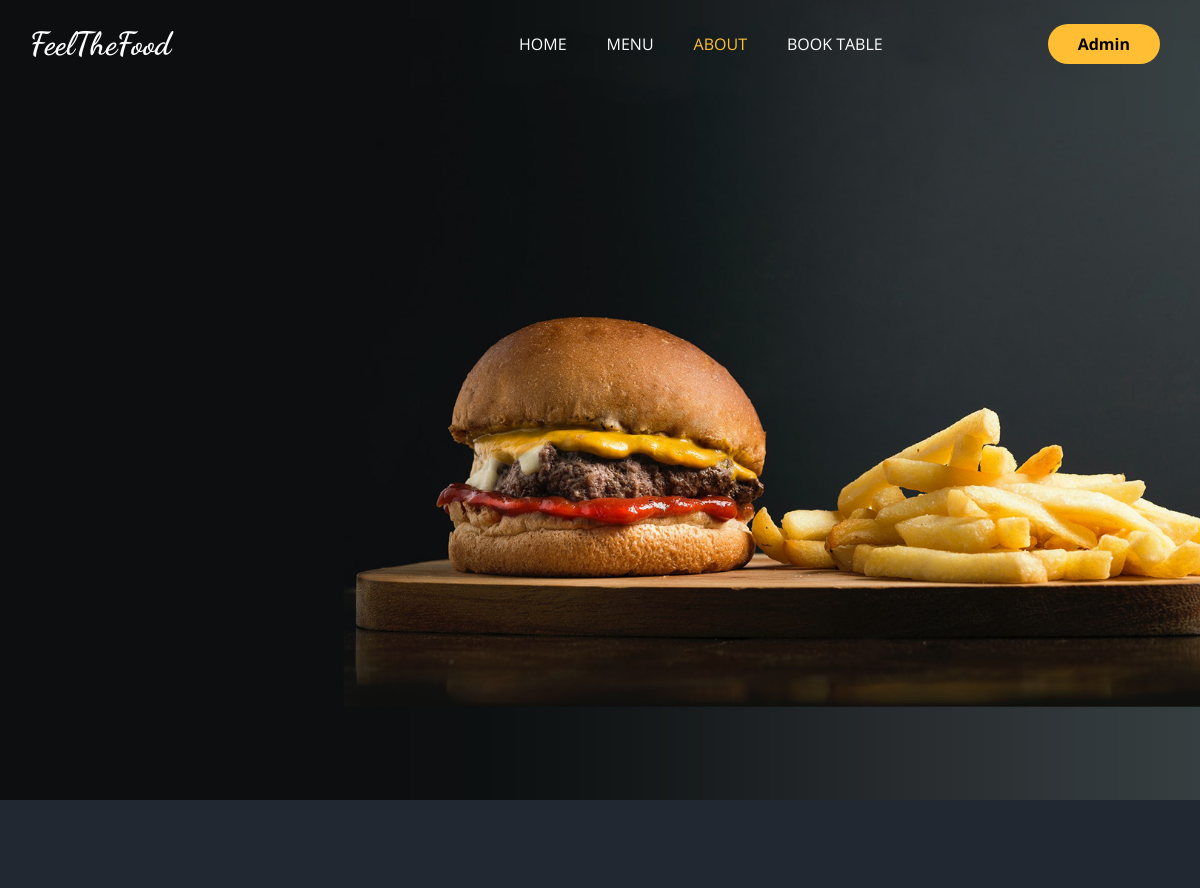
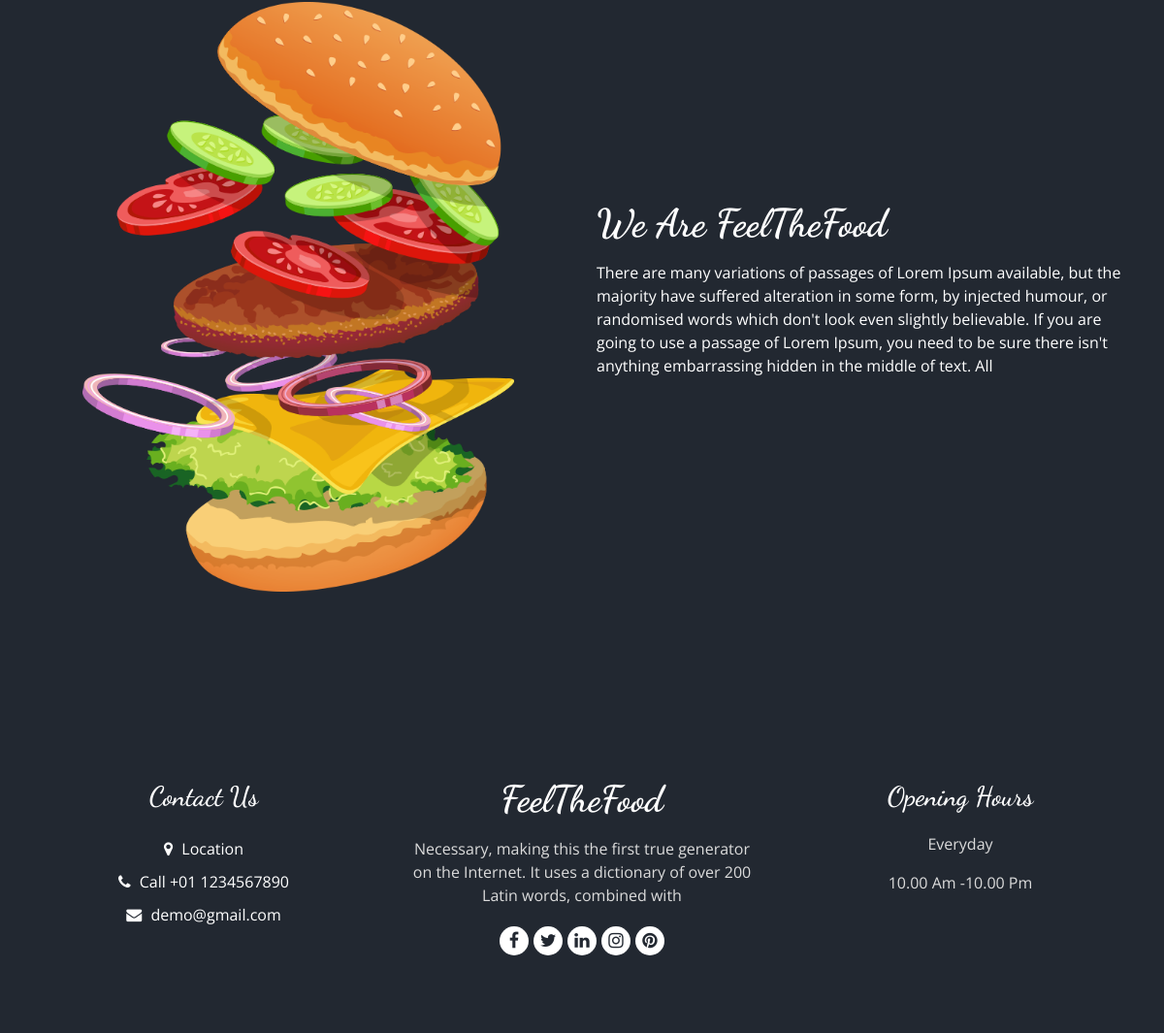
/about, run on the app's committed database (2 pictures, top to bottom).
### cooking/models.py (models this page shows)
class aboutTable(models.Model):
    Image = models.ImageField(upload_to='media/about/')
    title = models.CharField()
    Details = models.TextField()

### cooking/views.py (the view)
# urls.py: path('about', views.about),
def about(request):
    data = aboutTable.objects.all()
    return render(request, 'about.html',{'data':data})

### Template/about.html
{% extends "base.html" %} {% block about_status %}active{% endblock about_status%}
{% load static %} {% block main %}
<section class="about_section layout_padding">
  {% for i in data %}
  <div class="container">
    <div style="margin-bottom: 30px;" class="row">
      <div class="col-md-6">
        <div class="img-box">
          <img src="{{i.Image}}" alt="" />
        </div>
      </div>
      <div class="col-md-6">
        <div class="detail-box">
          <div class="heading_container">
            <h2>{{i.title}}</h2>
          </div>
          <p>
            {{i.Details}}
          </p>
        </div>
      </div>
    </div>
    {% endfor %}
  </div>
</section>
{% endblock main %}

### Static/css/style.css (style rules this page uses)
body { font-family: "Open Sans", sans-serif; color: #0c0c0c; background-color: #ffffff; overflow-x: hidden; }
.layout_padding { padding: 90px 0; }
h1, h2 { font-family: "Dancing Script", cursive; }
.heading_container { display: -webkit-box; display: -ms-flexbox; display: flex; -webkit-box-orient: vertical; -webkit-box-direction: normal; -ms-flex-direction: column; flex-direction: column; -webkit-box-align: start; -ms-flex-align: start; align-items: flex-start; color: white; }
.heading_container h2 { position: relative; margin-bottom: 0; font-size: 2.5rem; font-weight: bold; color: white; }
.about_section { background: #222831; color: #ffffff; }
.about_section .row { -webkit-box-align: center; -ms-flex-align: center; align-items: center; margin-bottom: 30px; }
.about_section .img-box { position: relative; display: -webkit-box; display: -ms-flexbox; display: flex; -webkit-box-pack: center; -ms-flex-pack: center; justify-content: center; }
.about_section .img-box img { width: 100%; max-width: 445px; position: relative; z-index: 2; }
.about_section .detail-box p { margin-top: 15px; }

### Static/css/responsive.css (style rules this page uses)
@media (min-width: 1200px) { .container { max-width: 1170px; } }

### data on the page
aboutTable: Image (picture), title "We Are FeelTheFood", Details "There are many variations of passages of Lorem Ipsum available, but the majority have suffered alteration in some form, by injected humour, or randomised words which don't look even slightly believable. If you are going to use a passage of Lorem Ipsum, you need to be sure there isn't anything embarrassing hidden in the middle of text. All"
